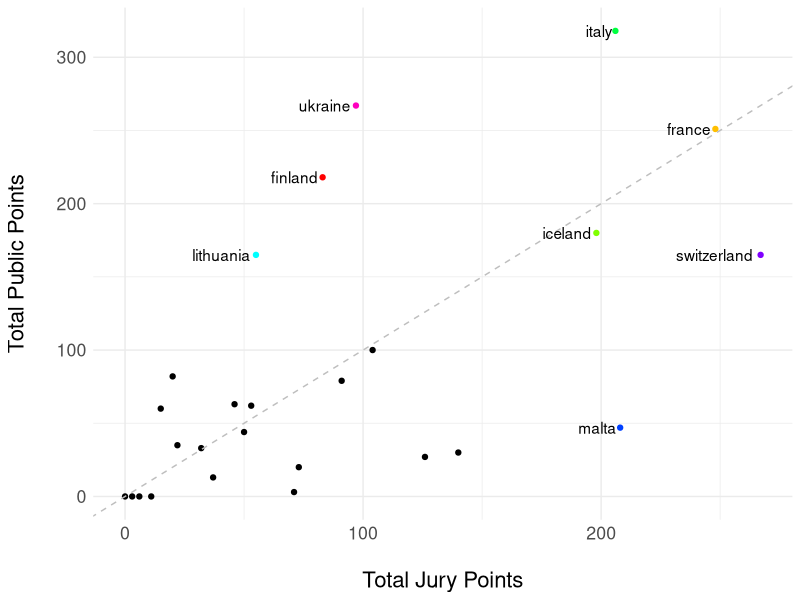
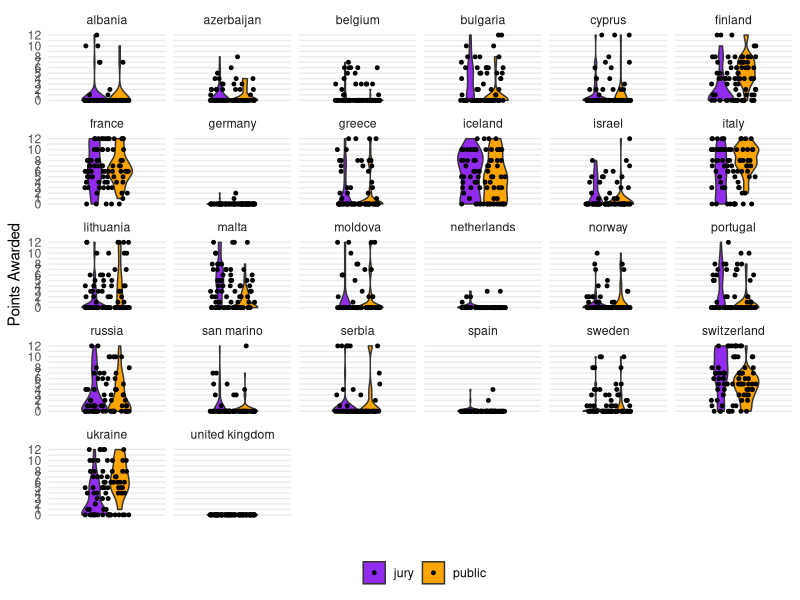

Generate these figures, in order, with R:
require(dplyr)
require(tidyr)
require(ggplot2)

stack = read.csv('eurovision_2021_scores.csv')
  
# plot jury vs public - summarise and pivot at the same time

stack %>% group_by(performing_country) %>%
  summarise(jury_points = sum(ifelse(voting_type == 'jury', points_awarded, 0)),
           public_points = sum(ifelse(voting_type == 'public', points_awarded, 0)),
           ) %>% 
  ggplot(aes(jury_points, public_points,
             color = ifelse(jury_points > 150 | public_points > 150, performing_country, ''))) +
  geom_point() + 
  geom_abline(linetype = 2, colour = 'grey') +
  geom_text(aes(label=ifelse(jury_points > 150 | public_points > 150, performing_country, '')),
            hjust = 1.1, col = 'black') + 
  scale_colour_manual(values = c('black', rainbow(8))) + 
  ylab('Total Public Points\n') + xlab('\nTotal Jury Points') +
  theme_minimal() + 
  theme(text = element_text(size = 16),
        legend.position = 'none')

# violin plot of average scores

stack %>% 
  filter(performing_country != voting_country) %>% 
  ggplot(aes(1, points_awarded, fill = voting_type)) + 
  geom_violin() + 
  scale_y_continuous(breaks = c(0:12), labels = c(0:8,'',10,'',12)) +
  scale_x_discrete(labels = '') + 
  scale_fill_manual(values = c('purple2', 'orange')) +
  ylab('Points Awarded') + xlab('') + labs(fill = '') + 
  geom_jitter(height = 0, color = 'black', size = 1) + 
  facet_wrap(performing_country ~ .) + 
  theme_minimal() + 
  theme(
    panel.grid.minor = element_blank(),
    panel.grid.major.x = element_blank(),
    legend.position = 'bottom'
  )
  








  